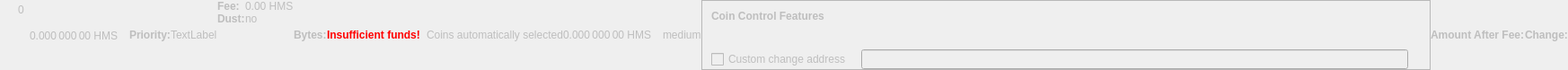
    <widget class="QWidget" name="dummyHideWidget" native="true">
     <property name="enabled">
      <bool>false</bool>
     </property>
     <property name="maximumSize">
      <size>
       <width>100</width>
       <height>22</height>
      </size>
     </property>
     <layout class="QHBoxLayout" name="dummyHideLayout">
      <property name="spacing">
       <number>0</number>
      </property>
      <property name="leftMargin">
       <number>0</number>
      </property>
      <property name="topMargin">
       <number>0</number>
      </property>
      <property name="rightMargin">
       <number>0</number>
      </property>
      <property name="bottomMargin">
       <number>0</number>
      </property>
      <item>
       <layout class="QFormLayout" name="formLayoutCoinControl1">
        <property name="horizontalSpacing">
         <number>10</number>
        </property>
        <property name="verticalSpacing">
         <number>14</number>
        </property>
        <property name="leftMargin">
         <number>10</number>
        </property>
        <property name="topMargin">
         <number>4</number>
        </property>
        <property name="rightMargin">
         <number>6</number>
        </property>
        <item row="0" column="1">
         <widget class="QLabel" name="labelCoinControlBytes">
          <property name="cursor">
           <cursorShape>IBeamCursor</cursorShape>
          </property>
          <property name="contextMenuPolicy">
           <enum>Qt::ActionsContextMenu</enum>
          </property>
          <property name="text">
           <string notr="true">0</string>
          </property>
          <property name="textInteractionFlags">
           <set>Qt::LinksAccessibleByMouse|Qt::TextSelectableByKeyboard|Qt::TextSelectableByMouse</set>
          </property>
         </widget>
        </item>
       </layout>
      </item>
      <item>
       <widget class="QLabel" name="labelCoinControlAfterFee">
        <property name="enabled">
         <bool>false</bool>
        </property>
        <property name="sizePolicy">
         <sizepolicy hsizetype="Fixed" vsizetype="Fixed">
          <horstretch>0</horstretch>
          <verstretch>0</verstretch>
         </sizepolicy>
        </property>
        <property name="minimumSize">
         <size>
          <width>111</width>
          <height>12</height>
         </size>
        </property>
        <property name="maximumSize">
         <size>
          <width>111</width>
          <height>12</height>
         </size>
        </property>
        <property name="cursor">
         <cursorShape>IBeamCursor</cursorShape>
        </property>
        <property name="contextMenuPolicy">
         <enum>Qt::ActionsContextMenu</enum>
        </property>
        <property name="text">
         <string notr="true">0.000 000 00 HMS</string>
        </property>
        <property name="textInteractionFlags">
         <set>Qt::LinksAccessibleByMouse|Qt::TextSelectableByKeyboard|Qt::TextSelectableByMouse</set>
        </property>
       </widget>
      </item>
      <item>
       <widget class="QLabel" name="labelCoinControlPriorityText">
        <property name="enabled">
         <bool>false</bool>
        </property>
        <property name="font">
         <font>
          <weight>75</weight>
          <bold>true</bold>
         </font>
        </property>
        <property name="text">
         <string>Priority:</string>
        </property>
       </widget>
      </item>
      <item>
       <layout class="QHBoxLayout" name="horizontalLayout">
        <item>
         <widget class="QLabel" name="WarningLabel">
          <property name="text">
           <string>TextLabel</string>
          </property>
         </widget>
        </item>
       </layout>
      </item>
      <item>
       <layout class="QFormLayout" name="formLayoutCoinControl3">
        <property name="horizontalSpacing">
         <number>0</number>
        </property>
        <property name="verticalSpacing">
         <number>0</number>
        </property>
        <property name="leftMargin">
         <number>0</number>
        </property>
        <property name="topMargin">
         <number>0</number>
        </property>
        <property name="rightMargin">
         <number>0</number>
        </property>
        <item row="0" column="0">
         <widget class="QLabel" name="labelCoinControlFeeText">
          <property name="enabled">
           <bool>false</bool>
          </property>
          <property name="font">
           <font>
            <weight>75</weight>
            <bold>true</bold>
           </font>
          </property>
          <property name="text">
           <string>Fee:</string>
          </property>
          <property name="margin">
           <number>0</number>
          </property>
         </widget>
        </item>
        <item row="0" column="1">
         <widget class="QLabel" name="labelCoinControlFee">
          <property name="enabled">
           <bool>false</bool>
          </property>
          <property name="cursor">
           <cursorShape>IBeamCursor</cursorShape>
          </property>
          <property name="contextMenuPolicy">
           <enum>Qt::ActionsContextMenu</enum>
          </property>
          <property name="text">
           <string notr="true">0.00 HMS</string>
          </property>
          <property name="textInteractionFlags">
           <set>Qt::LinksAccessibleByMouse|Qt::TextSelectableByKeyboard|Qt::TextSelectableByMouse</set>
          </property>
         </widget>
        </item>
        <item row="1" column="0">
         <widget class="QLabel" name="labelCoinControlLowOutputText">
          <property name="enabled">
           <bool>false</bool>
          </property>
          <property name="font">
           <font>
            <weight>75</weight>
            <bold>true</bold>
           </font>
          </property>
          <property name="text">
           <string>Dust:</string>
          </property>
         </widget>
        </item>
        <item row="1" column="1">
         <widget class="QLabel" name="labelCoinControlLowOutput">
          <property name="enabled">
           <bool>false</bool>
          </property>
          <property name="cursor">
           <cursorShape>IBeamCursor</cursorShape>
          </property>
          <property name="contextMenuPolicy">
           <enum>Qt::ActionsContextMenu</enum>
          </property>
          <property name="text">
           <string>no</string>
          </property>
          <property name="textInteractionFlags">
           <set>Qt::LinksAccessibleByMouse|Qt::TextSelectableByKeyboard|Qt::TextSelectableByMouse</set>
          </property>
         </widget>
        </item>
       </layout>
      </item>
      <item>
       <widget class="QLabel" name="labelCoinControlBytesText">
        <property name="enabled">
         <bool>false</bool>
        </property>
        <property name="font">
         <font>
          <weight>75</weight>
          <bold>true</bold>
         </font>
        </property>
        <property name="text">
         <string>Bytes:</string>
        </property>
       </widget>
      </item>
      <item>
       <layout class="QFormLayout" name="formLayoutCoinControl2">
        <property name="horizontalSpacing">
         <number>0</number>
        </property>
        <property name="verticalSpacing">
         <number>0</number>
        </property>
        <property name="leftMargin">
         <number>0</number>
        </property>
        <property name="topMargin">
         <number>0</number>
        </property>
        <property name="rightMargin">
         <number>0</number>
        </property>
       </layout>
      </item>
      <item>
       <layout class="QHBoxLayout" name="horizontalLayoutCoinControl2">
        <property name="spacing">
         <number>0</number>
        </property>
        <property name="bottomMargin">
         <number>0</number>
        </property>
       </layout>
      </item>
      <item>
       <widget class="QLabel" name="labelCoinControlInsuffFunds">
        <property name="enabled">
         <bool>false</bool>
        </property>
        <property name="minimumSize">
         <size>
          <width>0</width>
          <height>0</height>
         </size>
        </property>
        <property name="font">
         <font>
          <weight>75</weight>
          <bold>true</bold>
         </font>
        </property>
        <property name="styleSheet">
         <string notr="true">color:red;font-weight:bold;</string>
        </property>
        <property name="text">
         <string>Insufficient funds!</string>
        </property>
        <property name="margin">
         <number>5</number>
        </property>
       </widget>
      </item>
      <item>
       <layout class="QFormLayout" name="formLayoutCoinControl4">
        <property name="horizontalSpacing">
         <number>0</number>
        </property>
        <property name="verticalSpacing">
         <number>0</number>
        </property>
        <property name="leftMargin">
         <number>0</number>
        </property>
        <property name="topMargin">
         <number>0</number>
        </property>
        <property name="rightMargin">
         <number>0</number>
        </property>
       </layout>
      </item>
      <item>
       <widget class="QLabel" name="labelCoinControlChangeLabel">
        <property name="enabled">
         <bool>false</bool>
        </property>
        <property name="sizePolicy">
         <sizepolicy hsizetype="Preferred" vsizetype="Expanding">
          <horstretch>0</horstretch>
          <verstretch>0</verstretch>
         </sizepolicy>
        </property>
        <property name="minimumSize">
         <size>
          <width>0</width>
          <height>0</height>
         </size>
        </property>
        <property name="text">
         <string/>
        </property>
        <property name="margin">
         <number>3</number>
        </property>
       </widget>
      </item>
      <item>
       <widget class="QLabel" name="labelCoinControlAutomaticallySelected">
        <property name="enabled">
         <bool>false</bool>
        </property>
        <property name="sizePolicy">
         <sizepolicy hsizetype="Fixed" vsizetype="Fixed">
          <horstretch>0</horstretch>
          <verstretch>0</verstretch>
         </sizepolicy>
        </property>
        <property name="minimumSize">
         <size>
          <width>0</width>
          <height>0</height>
         </size>
        </property>
        <property name="maximumSize">
         <size>
          <width>240</width>
          <height>16777215</height>
         </size>
        </property>
        <property name="text">
         <string>Coins automatically selected</string>
        </property>
        <property name="margin">
         <number>5</number>
        </property>
       </widget>
      </item>
      <item>
       <widget class="QLabel" name="labelCoinControlChange">
        <property name="enabled">
         <bool>false</bool>
        </property>
        <property name="sizePolicy">
         <sizepolicy hsizetype="Fixed" vsizetype="Fixed">
          <horstretch>0</horstretch>
          <verstretch>0</verstretch>
         </sizepolicy>
        </property>
        <property name="minimumSize">
         <size>
          <width>111</width>
          <height>0</height>
         </size>
        </property>
        <property name="maximumSize">
         <size>
          <width>111</width>
          <height>16777215</height>
         </size>
        </property>
        <property name="cursor">
         <cursorShape>IBeamCursor</cursorShape>
        </property>
        <property name="contextMenuPolicy">
         <enum>Qt::ActionsContextMenu</enum>
        </property>
        <property name="text">
         <string notr="true">0.000 000 00 HMS</string>
        </property>
        <property name="textInteractionFlags">
         <set>Qt::LinksAccessibleByMouse|Qt::TextSelectableByKeyboard|Qt::TextSelectableByMouse</set>
        </property>
       </widget>
      </item>
      <item>
       <widget class="QLabel" name="labelCoinControlPriority">
        <property name="enabled">
         <bool>false</bool>
        </property>
        <property name="cursor">
         <cursorShape>IBeamCursor</cursorShape>
        </property>
        <property name="contextMenuPolicy">
         <enum>Qt::ActionsContextMenu</enum>
        </property>
        <property name="text">
         <string>medium</string>
        </property>
        <property name="textInteractionFlags">
         <set>Qt::LinksAccessibleByMouse|Qt::TextSelectableByKeyboard|Qt::TextSelectableByMouse</set>
        </property>
       </widget>
      </item>
      <item>
       <widget class="QFrame" name="frameCoinControl">
        <property name="sizePolicy">
         <sizepolicy hsizetype="Expanding" vsizetype="Expanding">
          <horstretch>0</horstretch>
          <verstretch>0</verstretch>
         </sizepolicy>
        </property>
        <property name="maximumSize">
         <size>
          <width>16777215</width>
          <height>16777215</height>
         </size>
        </property>
        <property name="frameShape">
         <enum>QFrame::StyledPanel</enum>
        </property>
        <property name="frameShadow">
         <enum>QFrame::Sunken</enum>
        </property>
        <layout class="QVBoxLayout" name="verticalLayoutCoinControl2_2">
         <property name="spacing">
          <number>0</number>
         </property>
         <property name="leftMargin">
          <number>0</number>
         </property>
         <property name="topMargin">
          <number>0</number>
         </property>
         <property name="rightMargin">
          <number>0</number>
         </property>
         <property name="bottomMargin">
          <number>0</number>
         </property>
         <item>
          <layout class="QVBoxLayout" name="verticalLayoutCoinControl" stretch="0,0,0,1">
           <property name="spacing">
            <number>0</number>
           </property>
           <property name="leftMargin">
            <number>10</number>
           </property>
           <property name="topMargin">
            <number>10</number>
           </property>
           <item>
            <layout class="QHBoxLayout" name="horizontalLayoutCoinControl1">
             <property name="bottomMargin">
              <number>15</number>
             </property>
             <item>
              <widget class="QLabel" name="labelCoinControlFeatures">
               <property name="enabled">
                <bool>false</bool>
               </property>
               <property name="sizePolicy">
                <sizepolicy hsizetype="Preferred" vsizetype="Maximum">
                 <horstretch>0</horstretch>
                 <verstretch>0</verstretch>
                </sizepolicy>
               </property>
               <property name="font">
                <font>
                 <weight>75</weight>
                 <bold>true</bold>
                </font>
               </property>
               <property name="styleSheet">
                <string notr="true">font-weight:bold;</string>
               </property>
               <property name="text">
                <string>Coin Control Features</string>
               </property>
              </widget>
             </item>
            </layout>
           </item>
           <item>
            <widget class="QWidget" name="widgetCoinControl" native="true">
             <property name="sizePolicy">
              <sizepolicy hsizetype="Preferred" vsizetype="Preferred">
               <horstretch>0</horstretch>
               <verstretch>0</verstretch>
              </sizepolicy>
             </property>
             <property name="minimumSize">
              <size>
               <width>0</width>
               <height>0</height>
              </size>
             </property>
             <property name="styleSheet">
              <string notr="true"/>
             </property>
             <layout class="QHBoxLayout" name="horizontalLayoutCoinControl5_2">
              <property name="leftMargin">
               <number>0</number>
              </property>
              <property name="topMargin">
               <number>0</number>
              </property>
              <property name="rightMargin">
               <number>0</number>
              </property>
              <property name="bottomMargin">
               <number>0</number>
              </property>
              <item>
               <layout class="QHBoxLayout" name="horizontalLayoutCoinControl3">
                <property name="spacing">
                 <number>20</number>
                </property>
                <property name="topMargin">
                 <number>0</number>
                </property>
                <property name="bottomMargin">
                 <number>10</number>
                </property>
               </layout>
              </item>
             </layout>
            </widget>
           </item>
           <item>
            <layout class="QHBoxLayout" name="horizontalLayoutCoinControl4" stretch="0,0,0">
             <property name="spacing">
              <number>12</number>
             </property>
             <property name="sizeConstraint">
              <enum>QLayout::SetDefaultConstraint</enum>
             </property>
             <property name="topMargin">
              <number>5</number>
             </property>
             <property name="rightMargin">
              <number>5</number>
             </property>
             <item>
              <widget class="QCheckBox" name="checkBoxCoinControlChange">
               <property name="enabled">
                <bool>false</bool>
               </property>
               <property name="toolTip">
                <string>If this is activated, but the change address is empty or invalid, change will be sent to a newly generated address.</string>
               </property>
               <property name="text">
                <string>Custom change address</string>
               </property>
              </widget>
             </item>
             <item>
              <widget class="QValidatedLineEdit" name="lineEditCoinControlChange">
               <property name="enabled">
                <bool>false</bool>
               </property>
               <property name="sizePolicy">
                <sizepolicy hsizetype="Expanding" vsizetype="Fixed">
                 <horstretch>0</horstretch>
                 <verstretch>0</verstretch>
                </sizepolicy>
               </property>
              </widget>
             </item>
             <item>
              <widget class="QLabel" name="labelCoinControlChangeLabel_2">
               <property name="sizePolicy">
                <sizepolicy hsizetype="Preferred" vsizetype="Expanding">
                 <horstretch>0</horstretch>
                 <verstretch>0</verstretch>
                </sizepolicy>
               </property>
               <property name="minimumSize">
                <size>
                 <width>0</width>
                 <height>0</height>
                </size>
               </property>
               <property name="text">
                <string/>
               </property>
               <property name="margin">
                <number>3</number>
               </property>
              </widget>
             </item>
            </layout>
           </item>
           <item>
            <spacer name="verticalSpacerCoinControl">
             <property name="orientation">
              <enum>Qt::Vertical</enum>
             </property>
             <property name="sizeHint" stdset="0">
              <size>
               <width>800</width>
               <height>1</height>
              </size>
             </property>
            </spacer>
           </item>
          </layout>
         </item>
        </layout>
       </widget>
      </item>
      <item>
       <widget class="QLabel" name="labelCoinControlAfterFeeText">
        <property name="enabled">
         <bool>false</bool>
        </property>
        <property name="minimumSize">
         <size>
          <width>0</width>
          <height>0</height>
         </size>
        </property>
        <property name="maximumSize">
         <size>
          <width>16777215</width>
          <height>16777215</height>
         </size>
        </property>
        <property name="font">
         <font>
          <weight>75</weight>
          <bold>true</bold>
         </font>
        </property>
        <property name="text">
         <string>Amount After Fee:</string>
        </property>
        <property name="alignment">
         <set>Qt::AlignLeading|Qt::AlignLeft|Qt::AlignVCenter</set>
        </property>
        <property name="margin">
         <number>0</number>
        </property>
       </widget>
      </item>
      <item>
       <widget class="QLabel" name="labelCoinControlChangeText">
        <property name="enabled">
         <bool>false</bool>
        </property>
        <property name="sizePolicy">
         <sizepolicy hsizetype="Preferred" vsizetype="Preferred">
          <horstretch>0</horstretch>
          <verstretch>0</verstretch>
         </sizepolicy>
        </property>
        <property name="minimumSize">
         <size>
          <width>0</width>
          <height>0</height>
         </size>
        </property>
        <property name="maximumSize">
         <size>
          <width>16777215</width>
          <height>16777215</height>
         </size>
        </property>
        <property name="font">
         <font>
          <weight>75</weight>
          <bold>true</bold>
         </font>
        </property>
        <property name="text">
         <string>Change:</string>
        </property>
        <property name="alignment">
         <set>Qt::AlignLeading|Qt::AlignLeft|Qt::AlignVCenter</set>
        </property>
       </widget>
      </item>
     </layout>
    </widget>
